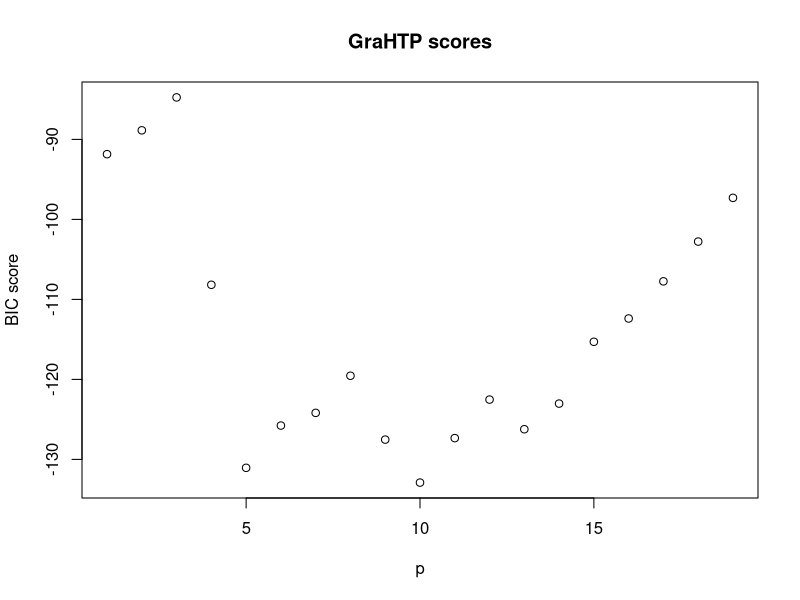

Reproduce this figure in R.
standardize = function (X) 
{
   N = nrow(X)
   D = ncol(X)
   NX = X 
   for (i in 1:D) {
      mXi = mean(X[,i])
      sXi = sd(X[,i])
      if (sXi != 0) {
         NX[,i]=(X[,i] - mXi)/sXi
      }
      #else keep the column unchanged. all 1s case.
   }   
   return(NX)
}

ln = function(x)
{
   return(log(x, base = exp(1)))
}

BIC = function(Yp, Y, n, k) 
{
  rss = sum((Yp - Y) ^ 2)
  bic = n * ln(rss / n) + k * ln(n)
  return(bic)
}

objective = function (X, Y, B)
{
   n = ncol(Y)
   s = sum ( ( Y - X %*% B ) ^ 2 )
   return (s/(2 * n))
}

supp = function (B, k)
{
   Bs = sort( abs(B), decreasing = TRUE)
   n = length(B)
   S = B
   for (i in 1:n) {
      if (abs(B[i]) < Bs[k]) {
         S[i] = 0
      } else {
         S[i] = B[i]
      }
   }
   return (S)
}

computeSupp = function (X, Y, B)
{
   minScore = objective(X, Y, B)
   minB = B
   m = length(B)
   for (i in 1:m) {
      CB = minB
      minScores = rep (10^15, m)
      for (j in 1:m) {
         if (CB[j] != 0) {
            CB[j] = 0
            minScores[j] = objective(X, Y, CB)
            CB = minB
         }
      }
      if (min(minScores) < minScore) {
          minB[which.min(minScores)] = 0
      } else {
        break
      }
   }
   return(minB)
}

GraHTP = function(X, Y, k, stepsize)
{
   iter = 30000
   nv = ncol(X)
   B = rep(0, nv)
   B = as.matrix(B)
   n = ncol(Y)
   for (t in 1:iter) {
      Yh = X%*%B
      Btd = B - (stepsize/n) * (t(X) %*% (Yh - Y)) 
      #Sd = supp( Btd, k)
      Sd = which.maxn(abs(Btd), k)
      #Bt = computeSupp(X, Y, Sd)
      Bt = lm( Y ~ 0 + X[, Sd] )
      if ( max ( abs( coef(Bt) - t(B)[Sd] ) ) < 10^-4 ) {
         break
      }
      B = rep(0, nv)
      trB = t(B)
      trB[Sd] = coef(Bt)
      B = t(trB)
   }
   return(B)
}

library(doBy)
df = read.csv("hitters.csv", header=TRUE, stringsAsFactors=FALSE)
x = df[, c(-1, -20)]
y = df[ , 20]
X = as.matrix(x)
X = standardize(X)
Y = as.matrix(y)
Y = standardize(Y)
n = nrow(X)
p = ncol(X)
score = matrix(nrow = p, ncol =2)
minScore = 10^5
mimodel = rep(0, p)
for (k in 1:p) {
  B = GraHTP(X, Y, k, 0.001)
  score[k, 1] = k
  score[k, 2] = BIC(X%*%B, Y, n, k+1)
  if (score[k, 2] < minScore) {
     minScore = score[k, 2]
     minModel = B
  }
  message ("scores ", k, " ", score[k, 2])
}
message("The BIC selected GraHTP model score: ", minScore)
minModel
colnames(score) = c("p", "BIC score")
plot(score, main="GraHTP scores")
